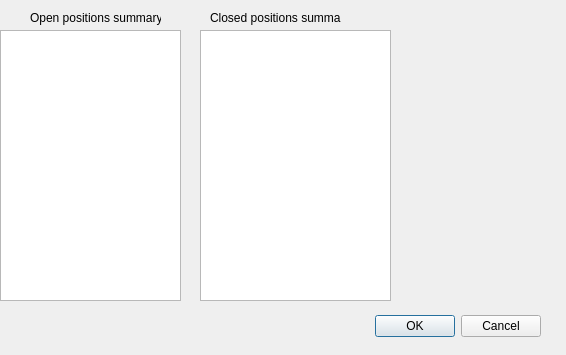
<?xml version="1.0" encoding="UTF-8"?>
<ui version="4.0">
 <class>Positions</class>
 <widget class="QDialog" name="Positions">
  <property name="geometry">
   <rect>
    <x>0</x>
    <y>0</y>
    <width>566</width>
    <height>355</height>
   </rect>
  </property>
  <property name="windowTitle">
   <string>Dialog</string>
  </property>
  <widget class="QDialogButtonBox" name="buttonBox">
   <property name="geometry">
    <rect>
     <x>200</x>
     <y>310</y>
     <width>341</width>
     <height>32</height>
    </rect>
   </property>
   <property name="orientation">
    <enum>Qt::Horizontal</enum>
   </property>
   <property name="standardButtons">
    <set>QDialogButtonBox::Cancel|QDialogButtonBox::Ok</set>
   </property>
  </widget>
  <widget class="QTableWidget" name="tableWidget">
   <property name="geometry">
    <rect>
     <x>0</x>
     <y>30</y>
     <width>181</width>
     <height>271</height>
    </rect>
   </property>
  </widget>
  <widget class="QLabel" name="label">
   <property name="geometry">
    <rect>
     <x>30</x>
     <y>10</y>
     <width>131</width>
     <height>16</height>
    </rect>
   </property>
   <property name="text">
    <string>Open positions summary</string>
   </property>
  </widget>
  <widget class="QTableWidget" name="tableWidget_2">
   <property name="geometry">
    <rect>
     <x>200</x>
     <y>30</y>
     <width>191</width>
     <height>271</height>
    </rect>
   </property>
  </widget>
  <widget class="QLabel" name="label_2">
   <property name="geometry">
    <rect>
     <x>210</x>
     <y>10</y>
     <width>131</width>
     <height>16</height>
    </rect>
   </property>
   <property name="text">
    <string>Closed positions summary</string>
   </property>
  </widget>
 </widget>
 <resources/>
 <connections>
  <connection>
   <sender>buttonBox</sender>
   <signal>accepted()</signal>
   <receiver>Positions</receiver>
   <slot>accept()</slot>
   <hints>
    <hint type="sourcelabel">
     <x>248</x>
     <y>254</y>
    </hint>
    <hint type="destinationlabel">
     <x>157</x>
     <y>274</y>
    </hint>
   </hints>
  </connection>
  <connection>
   <sender>buttonBox</sender>
   <signal>rejected()</signal>
   <receiver>Positions</receiver>
   <slot>reject()</slot>
   <hints>
    <hint type="sourcelabel">
     <x>316</x>
     <y>260</y>
    </hint>
    <hint type="destinationlabel">
     <x>286</x>
     <y>274</y>
    </hint>
   </hints>
  </connection>
 </connections>
</ui>
